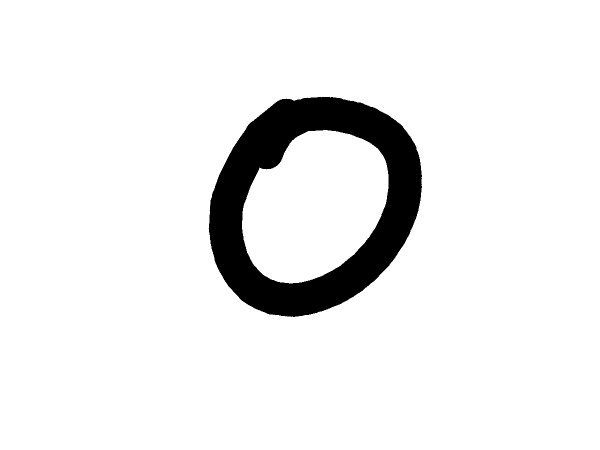
#> input picture data/data/img001-khong037.png, 1200 x 900 px (shown at 1/2 size); its folder holds only this picture in this run
$ python traintest.py
#> lines starting #> are read from the running program, lines starting #| are printed output that depends on the picture; after the words box and inside, x2 and y2 are one past the last pixel; in counts of white or black regions, pixels touching at a corner belong together
import os
import cv2
import numpy as np
import matplotlib.pyplot as plt
from keras import models, layers, optimizers
from keras.applications import VGG16
from keras.callbacks import EarlyStopping, ModelCheckpoint
from keras.layers import Dense, Dropout, Flatten
from keras.models import Model
from keras.preprocessing.image import ImageDataGenerator
from keras.utils import to_categorical
from sklearn.model_selection import train_test_split
from PIL import ImageFile

# Thiết lập cho việc đọc ảnh bị cắt ngắn
ImageFile.LOAD_TRUNCATED_IMAGES = True

# Đường dẫn tới dữ liệu ảnh
image_path = 'data/data'
models_path = 'models/saved_model.hdf5'
rgb = False
imageSize = 224

gestures = {
    'kh': '0', 'mo': '1', 'ha': '2', 'th': '3', 'bo': '4',
    'na': '5', 'sa': '6', 'ba': '7', 'ta': '8', 'ch': '9',
    'AA': 'A', 'BB': 'B', 'CC': 'C', 'DD': 'D', 'EE': 'E', 'FF': 'F',
    'GG': 'G', 'HH': 'H', 'II': 'I', 'JJ': 'J', 'KK': 'K', 'LL': 'L',
    'MM': 'M', 'NN': 'N', 'OO': 'O', 'PP': 'P', 'QQ': 'Q', 'RR': 'R',
    'SS': 'S', 'TT': 'T', 'UU': 'U', 'VV': 'V', 'WW': 'W', 'XX': 'X',
    'YY': 'Y', 'ZZ': 'Z', 'aa': 'a', 'bb': 'b', 'cc': 'c', 'dd': 'd',
    'ee': 'e', 'ff': 'f', 'gg': 'g', 'hh': 'h', 'ii': 'i', 'jj': 'j',
    'kk': 'k', 'll': 'l', 'mm': 'm', 'nn': 'n', 'oo': 'o', 'pp': 'p',
    'qq': 'q', 'rr': 'r', 'ss': 's', 'tt': 't', 'uu': 'u', 'vv': 'v',
    'ww': 'w', 'xx': 'x', 'yy': 'y', 'zz': 'z'
}

gestures_map = {
    '0': 0, '1': 1, '2': 2, '3': 3, '4': 4,
    '5': 5, '6': 6, '7': 7, '8': 8, '9': 9,
    'A': 10, 'B': 11, 'C': 12, 'D': 13, 'E': 14, 'F': 15,
    'G': 16, 'H': 17, 'I': 18, 'J': 19, 'K': 20, 'L': 21,
    'M': 22, 'N': 23, 'O': 24, 'P': 25, 'Q': 26, 'R': 27,
    'S': 28, 'T': 29, 'U': 30, 'V': 31, 'W': 32, 'X': 33,
    'Y': 34, 'Z': 35, 'a': 36, 'b': 37, 'c': 38, 'd': 39,
    'e': 40, 'f': 41, 'g': 42, 'h': 43, 'i': 44, 'j': 45,
    'k': 46, 'l': 47, 'm': 48, 'n': 49, 'o': 50, 'p': 51,
    'q': 52, 'r': 53, 's': 54, 't': 55, 'u': 56, 'v': 57,
    'w': 58, 'x': 59, 'y': 60, 'z': 61
}

gesture_names = {
    0: '0', 1: '1', 2: '2', 3: '3', 4: '4',
    5: '5', 6: '6', 7: '7', 8: '8', 9: '9',
    10: 'A', 11: 'B', 12: 'C', 13: 'D', 14: 'E', 15: 'F',
    16: 'G', 17: 'H', 18: 'I', 19: 'J', 20: 'K', 21: 'L',
    22: 'M', 23: 'N', 24: 'O', 25: 'P', 26: 'Q', 27: 'R',
    28: 'S', 29: 'T', 30: 'U', 31: 'V', 32: 'W', 33: 'X',
    34: 'Y', 35: 'Z', 36: 'a', 37: 'b', 38: 'c', 39: 'd',
    40: 'e', 41: 'f', 42: 'g', 43: 'h', 44: 'i', 45: 'j',
    46: 'k', 47: 'l', 48: 'm', 49: 'n', 50: 'o', 51: 'p',
    52: 'q', 53: 'r', 54: 's', 55: 't', 56: 'u', 57: 'v',
    58: 'w', 59: 'x', 60: 'y', 61: 'z'
}


# Hàm xử lý ảnh resize về 224x224 và chuyển về numpy array
def process_image(path):
#> called with path = 'data/data/img001-khong037.png'
    img = cv2.imread(path)
#> img is the input picture: shape (900, 1200, 3); 92.7% white; 1 black region, box (x1, y1, x2, y2) and area: (417, 194, 844, 634) 78730
    gray = cv2.cvtColor(img, cv2.COLOR_BGR2GRAY)
    _, thresh = cv2.threshold(gray, 128, 255, cv2.THRESH_BINARY_INV)
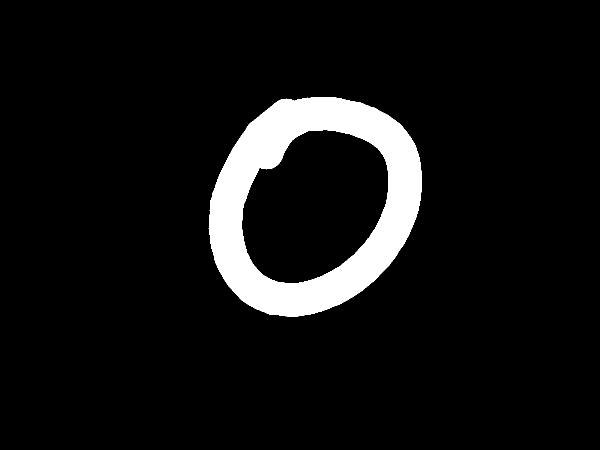
#> thresh: shape (900, 1200) (shown at 1/2 size); 7.3% white; 1 white region

    contours, _ = cv2.findContours(thresh, cv2.RETR_EXTERNAL, cv2.CHAIN_APPROX_SIMPLE)
#> contours = 1 contour; box (x1, y1, x2, y2) and area: (417, 194, 844, 634) 144850
    if contours:
        x, y, w, h = cv2.boundingRect(contours[0])
#> x = 417; y = 194; w = 427; h = 440
        cropped_img = img[y:y + h, x:x + w]
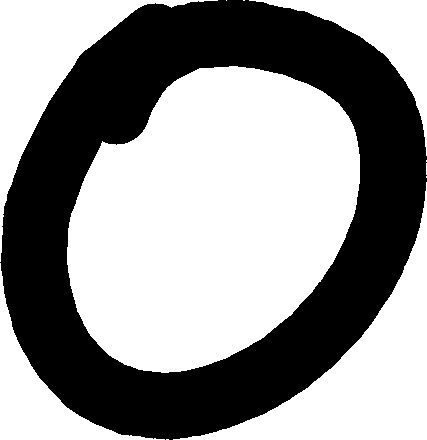
#> cropped_img: shape (440, 427, 3); 58.1% white; 1 black region, box (x1, y1, x2, y2) and area: (0, 0, 427, 440) 78730
        resized_img = cv2.resize(cropped_img, (imageSize, imageSize))
        return resized_img
    else:
        return None


# Xử lý dữ liệu đầu vào
def process_data(X_data, y_data):
    X_data = np.array(X_data, dtype='float32') / 255.0
    y_data = np.array(y_data)
#> (the run stopped early here; a loop or call above may not have finished)
